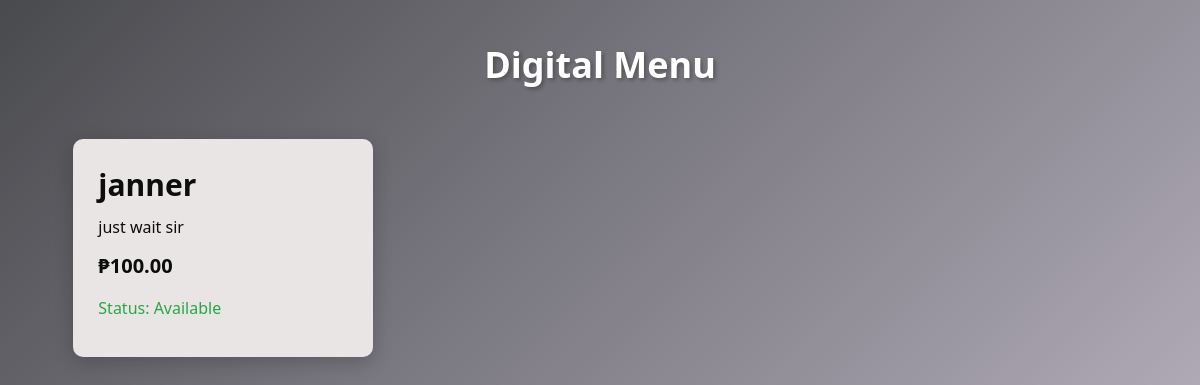
/menu/, run on an earlier commit of the app's database.
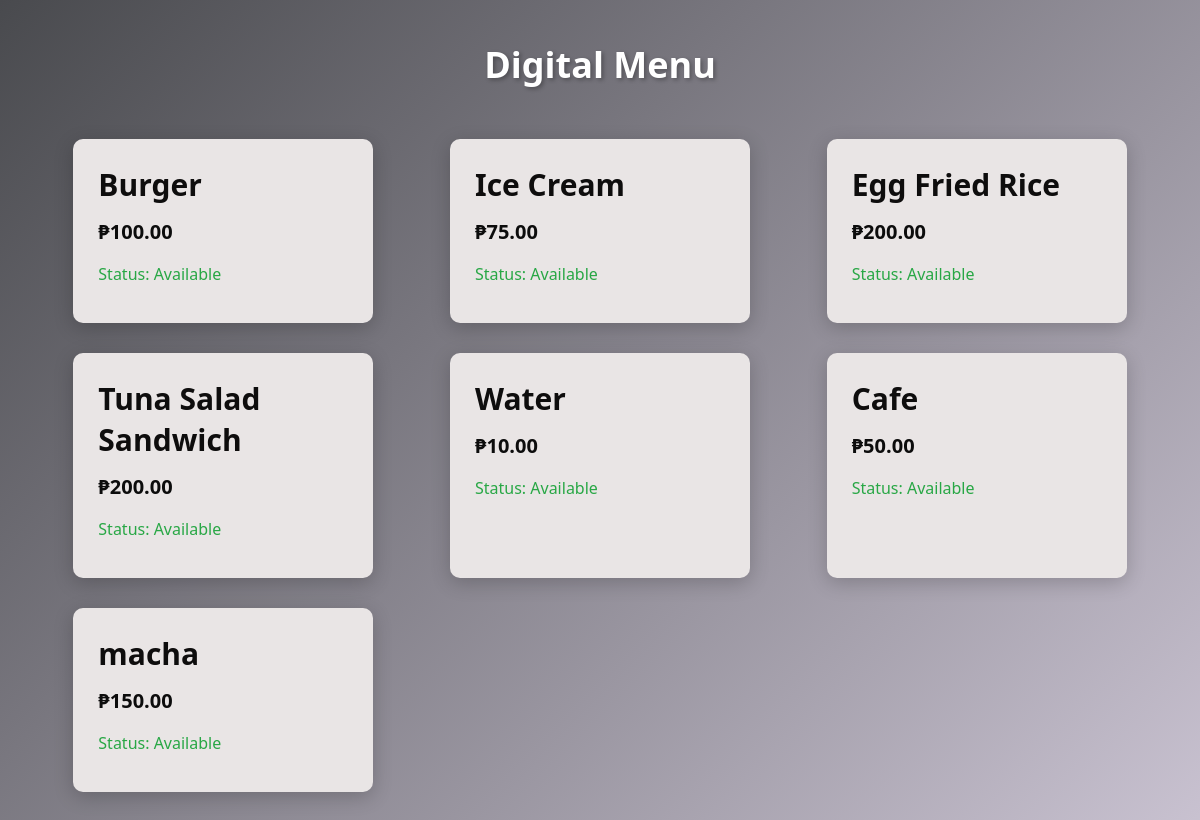
And on a later commit of the database.
### app/models.py (models this page shows, shortened)
class MenuItem(models.Model):
    category = models.ForeignKey(Category, on_delete=models.CASCADE)
    name = models.CharField(max_length=100)
    description = models.TextField(blank=True)
    price = models.DecimalField(max_digits=8, decimal_places=2)
    available = models.BooleanField(default=True)

### app/views.py (the view)
# urls.py: path('menu/', views.menu_view, name='menu'),
def menu_view(request):
    items = MenuItem.objects.filter(available=True)
    return render(request, 'menu.html', {'items': items})

### app/templates/menu.html (shortened to what this page needs)
<!DOCTYPE html>
<html>
<head>
</head>
<body>
    <h1>Digital Menu</h1>
    <div class="menu-container">
        {% for item in items %}
            <div class="item">
                <h2>{{ item.name }}</h2>
                <p>{{ item.description }}</p>
                <p class="price">₱{{ item.price }}</p>
                <p>Status: {{ item.available|yesno:"Available,Out of Stock" }}</p>
            </div>
        {% empty %}
            <p class="empty-message">No menu items available.</p>
        {% endfor %}
    </div>
</body>
</html>

### app/templates/menu.html (style rules this page uses)
* { margin: 0; padding: 0; box-sizing: border-box; }
body { font-family: 'Segoe UI', Tahoma, Geneva, Verdana, sans-serif; background: linear-gradient(135deg, #494a4e 0%, #c9c2d1 100%); min-height: 100vh; padding: 40px 20px; display: flex; flex-direction: column; }
h1 { text-align: center; color: white; margin-bottom: 50px; font-size: 36px; text-shadow: 2px 2px 4px rgba(0, 0, 0, 0.3); }
.menu-container { display: grid; grid-template-columns: repeat(3, 1fr); gap: 30px; max-width: 1100px; width: 100%; margin: 0 auto; justify-items: center; }
.item { background: rgb(233, 229, 229); border-radius: 10px; padding: 25px; box-shadow: 0 5px 20px rgba(0, 0, 0, 0.2); transition: all 0.3s ease; width: 100%; max-width: 300px; }
.item h2 { color: #0e0d0d; margin-bottom: 10px; font-size: 30px; }
.item p { color: #0c0c0c; margin-bottom: 12px; line-height: 1.5; }
.price { font-size: 20px; color: #007bff; font-weight: bold; margin-bottom: 15px !important; }
.item p:last-child { color: #28a745; font-weight: 500; }

What changed in the data, as far as the page shows it:
removed MenuItem: name "janner", description "just wait sir", price "100.00", available "Available"
added MenuItem: name "Burger", price "100.00", available "Available"
added MenuItem: name "Ice Cream", price "75.00", available "Available"
added MenuItem: name "Egg Fried Rice", price "200.00", available "Available"
added MenuItem: name "Tuna Salad Sandwich", price "200.00", available "Available"
added MenuItem: name "Water", price "10.00", available "Available"
added MenuItem: name "Cafe", price "50.00", available "Available"
added MenuItem: name "macha", price "150.00", available "Available"
